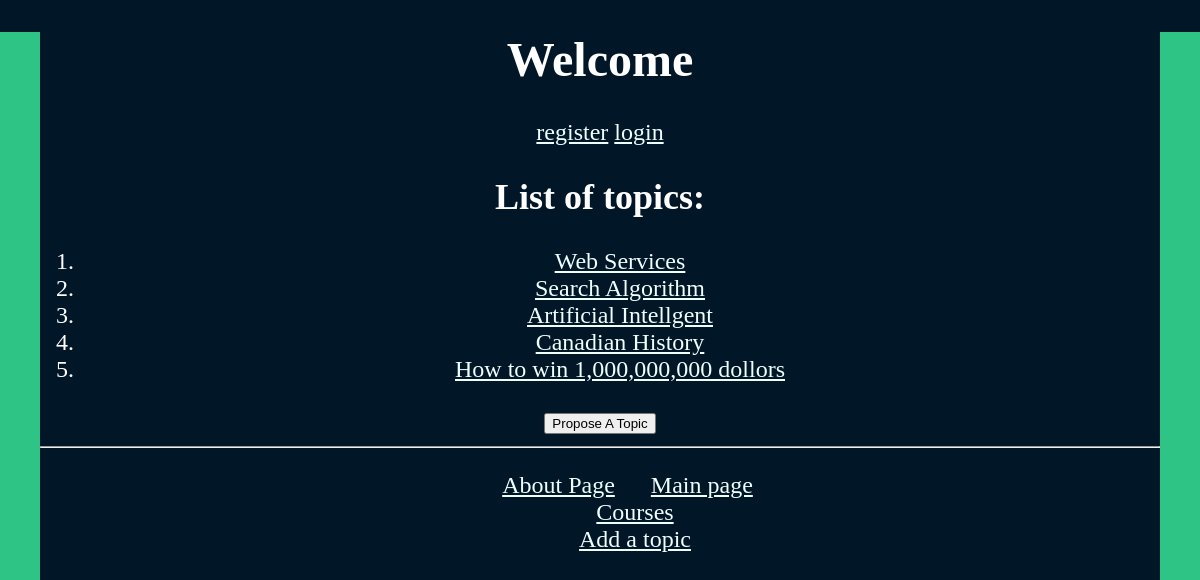
The page /myapp/topic/ on the database as committed earlier.
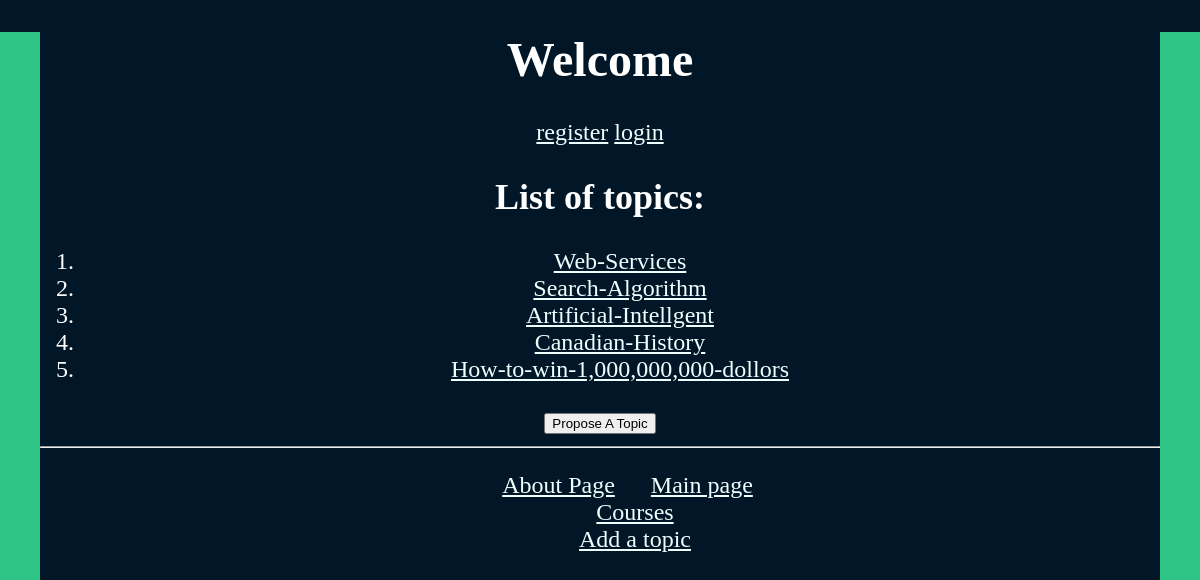
The same page on the database as committed later.
### myapp/models.py (models this page shows, shortened)
class Topic(models.Model):
    subject = models.CharField(max_length=100, unique=True)
    intro_course = models.BooleanField(default=True)
    TIME_CHOICES = (
        (0, 'No preference'),
        (1, 'Morning'),
        (2, 'Afternoon'),
        (3, 'Evening')
    )
    time = models.IntegerField(default=0, choices=TIME_CHOICES)
    num_responses = models.IntegerField(default=0)
    avg_age =models.IntegerField(default=20)

### myapp/views.py (the view)
def topiclist(request):
    topiclist = Topic.objects.all()[:10]
    return render(request, 'myapp/topic.html', {'topiclist': topiclist})

### myapp/templates/myapp/topic.html (shortened to what this page needs)
{% extends 'myapp/base.html' %}
{% block body_block %}
    {%  if topiclist %}
        <h2>List of topics:</h2>
             <ol>
            {%  for topic in topiclist %}
                  <li><a href="/myapp/topic/{{ topic.subject }}" >{{ topic.subject }} </a></li>
            {%  endfor %}
             </ol>
    {% else%}
        <strong> There are no available topics!</strong>
    {%  endif %}
        <form action={% url 'myapp:addtopic'%} method='post'>
              <input type="submit" value="Propose A Topic" />
        </form>
{% endblock %}

Rows that differ between the two databases and show on the page:
changed Topic: subject "Web Services" → "Web-Services"
changed Topic: subject "Search Algorithm" → "Search-Algorithm"
changed Topic: subject "Artificial Intellgent" → "Artificial-Intellgent"
changed Topic: subject "Canadian History" → "Canadian-History"
changed Topic: subject "How to win 1,000,000,000 dollors" → "How-to-win-1,000,000,000-dollors"
